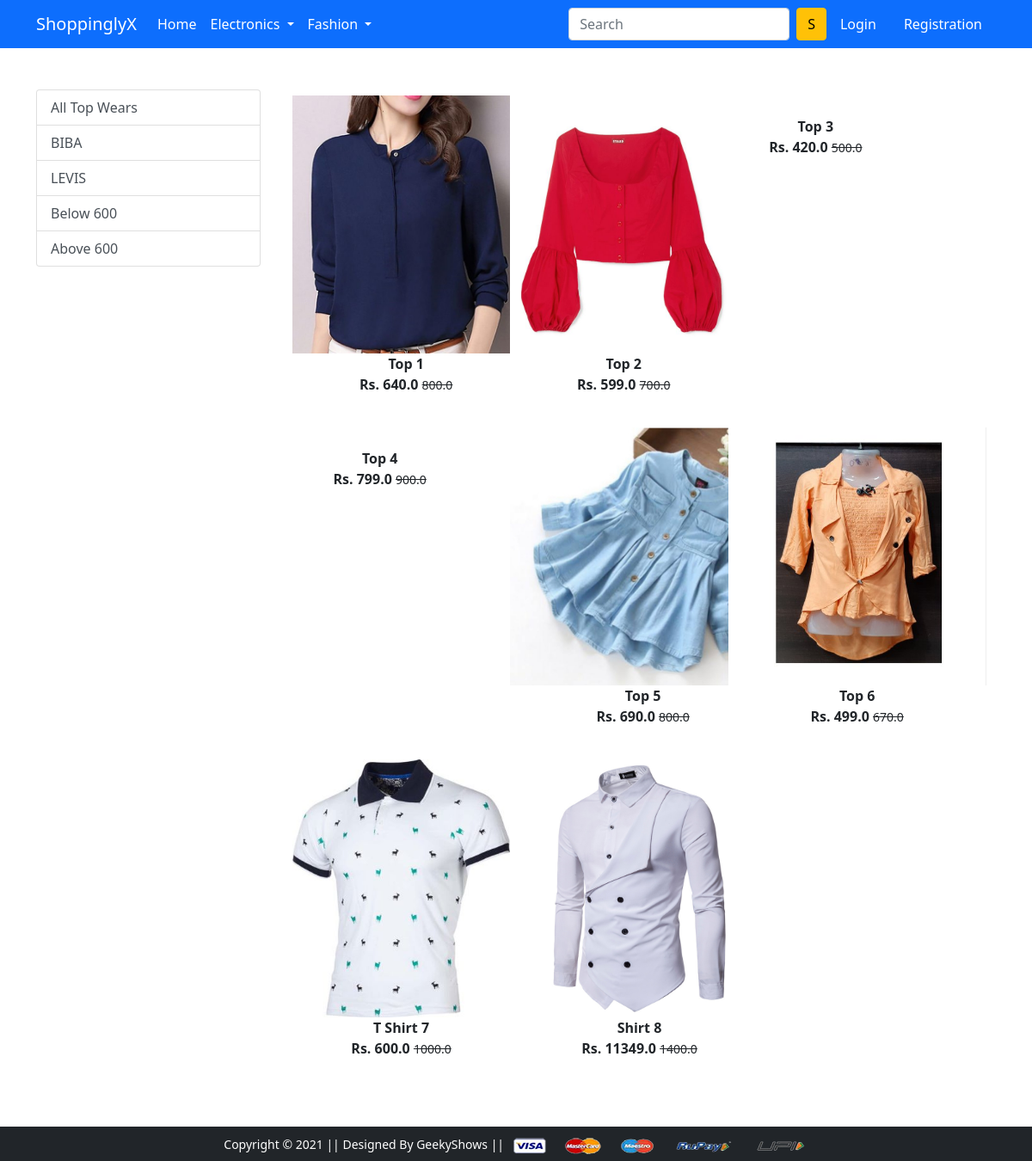
Screenshot of /topwear/ with the database file from the repository.
### app/models.py (models this page shows)
class Product(models.Model):
    title = models.CharField(max_length=100)
    selling_price = models.FloatField()
    discounted_price = models.FloatField()
    description = models.CharField(max_length=100)
    brand = models.CharField(max_length=100)
    category = models.CharField(choices= CATEGORY_CHOICES ,max_length=2)
    product_image = models.ImageField(upload_to='producting')

### app/views.py (the view)
# urls.py: path('topwear/', views.topwear, name='topwear'),
def topwear(request,data=None):
    if data == None:
     topwears = Product.objects.filter(category='TW')
    elif data == 'BIBA' or data == 'LEVIS':
     topwears = Product.objects.filter(category='TW').filter(brand=data)
    elif data == 'below':
     topwears = Product.objects.filter(category='TW').filter(discounted_price__lt=600)
    elif data == 'above':
     topwears = Product.objects.filter(category='TW').filter(discounted_price__gt=600)
    return render(request, 'app/topwear.html', {'topwears':topwears})

### app/templates/app/topwear.html (shortened to what this page needs)
{% extends 'app/base.html' %}
{% load static %}
{% block main-content %}
<div class="container my-5">
 <div class="row">
  <div class="col-sm-3">
    <div class='list-group'>
      <a href="{% url 'topwear' %}" class="list-group-item list-group-item-action" aria-current="true">All Top Wears</a>
      <a href="{% url 'topweardata' 'BIBA' %}" class="list-group-item list-group-item-action" aria-current="true">BIBA</a>
      <a href="{% url 'topweardata' 'LEVIS' %}" class="list-group-item list-group-item-action">LEVIS</a>
      <a href="{% url 'topweardata' 'below' %}" class="list-group-item list-group-item-action">Below 600</a>
      <a href="{% url 'topweardata' 'above' %}" class="list-group-item list-group-item-action">Above 600</a>
      </div>
    </div>
 <div class="col-sm-8">
    <div class="row">
        {% for product in topwears %}
         <div class="col-sm-4 text-center mb-4">
             <a href="{% url 'product-detail' product.id %}" class="btn">
                 <div class="item">
                     <img src="{{product.product_image.url}}" alt="" height="300" class="item">
                     <div class="fw-bold">{{product.title}}</div>
                     <div class="fw-bold">Rs. {{product.discounted_price}}
                         <small class="fw-light text-decoration-line-through">{{product.selling_price}}</small>
                     </div>
                 </div>
             </a>
         </div>
         {% endfor %}
    </div>
 </div>
 </div>
</div>
{% endblock main-content %}

### rows the page displays
Product: product_image (picture), title "Top 1", discounted_price "640.0", selling_price "800.0"
Product: product_image (picture), title "Top 2", discounted_price "599.0", selling_price "700.0"
Product: title "Top 3", discounted_price "420.0", selling_price "500.0"
Product: title "Top 4", discounted_price "799.0", selling_price "900.0"
Product: product_image (picture), title "Top 5", discounted_price "690.0", selling_price "800.0"
Product: product_image (picture), title "Top 6", discounted_price "499.0", selling_price "670.0"
Product: product_image (picture), title "T Shirt 7", discounted_price "600.0", selling_price "1000.0"
Product: product_image (picture), title "Shirt 8", discounted_price "11349.0", selling_price "1400.0"
